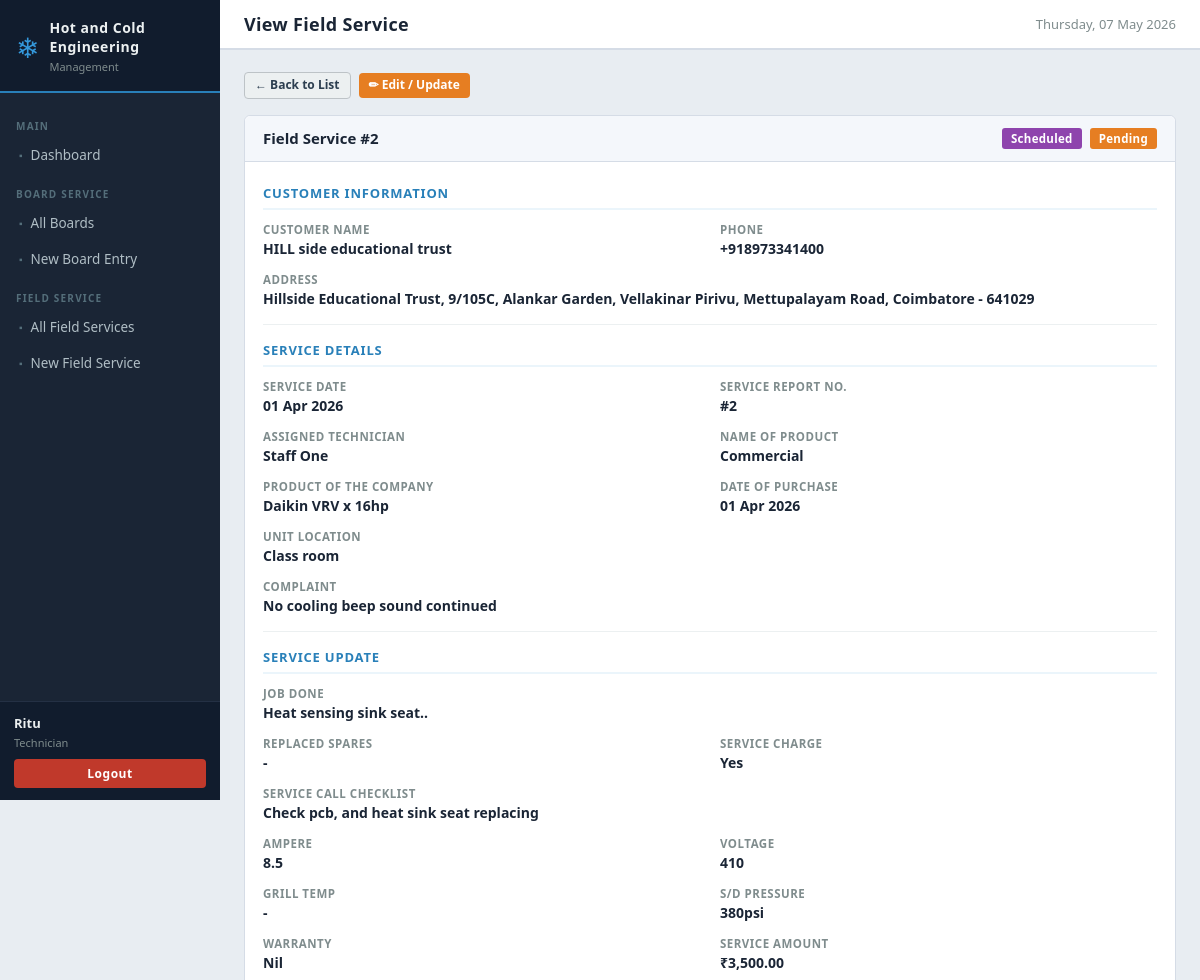
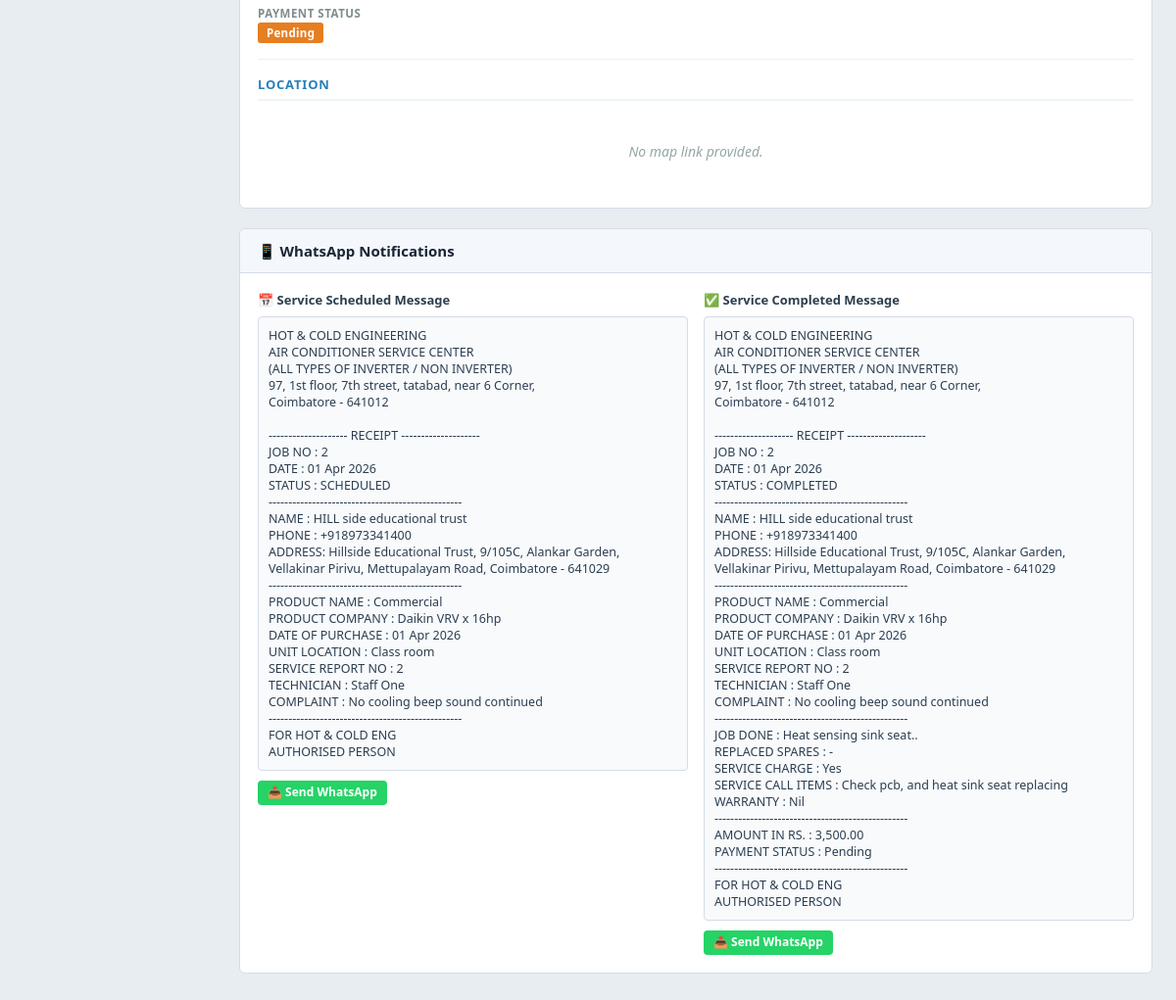
/pages/field_view.php?id=2 (signed in), run on the app's committed database (2 pictures, top to bottom).
### tables this page shows
CREATE TABLE `field_services` (
  `id` int(11) NOT NULL,
  `service_report_no` int(11) DEFAULT NULL,
  `customer_name` varchar(100) NOT NULL,
  `phone` varchar(20) NOT NULL,
  `address` text DEFAULT NULL,
  `map_link` text DEFAULT NULL,
  `service_date` date DEFAULT NULL,
  `assigned_employee` int(11) DEFAULT NULL,
  `ac_type` varchar(100) DEFAULT NULL,
  `product_company` varchar(100) DEFAULT NULL,
  `purchase_date` date DEFAULT NULL,
  `unit_location` varchar(150) DEFAULT NULL,
  `problem` text DEFAULT NULL,
  `work_done` text DEFAULT NULL,
  `parts_used` text DEFAULT NULL,
  `service_charge` enum('Yes','No') DEFAULT 'No',
  `service_call_items` text DEFAULT NULL,
  `ampere` varchar(30) DEFAULT NULL,
  `voltage` varchar(30) DEFAULT NULL,
  `grill_temp` varchar(30) DEFAULT NULL,
  `sd_pressure` varchar(30) DEFAULT NULL,
  `warranty_text` varchar(100) DEFAULT NULL,
  `service_amount` decimal(10,2) DEFAULT 0.00,
  `payment_status` enum('Pending','Paid','Partial') DEFAULT 'Pending',
  `payment_amount` decimal(10,2) DEFAULT 0.00,
  `status` enum('Scheduled','In Progress','Completed') DEFAULT 'Scheduled',
  `notes` text DEFAULT NULL,
  `created_by` int(11) DEFAULT NULL,
  `created_at` timestamp NULL DEFAULT current_timestamp(),
  `updated_at` timestamp NULL DEFAULT current_timestamp() ON UPDATE current_timestamp()
);

CREATE TABLE `users` (
  `id` int(11) NOT NULL,
  `username` varchar(50) NOT NULL,
  `password` varchar(255) NOT NULL,
  `full_name` varchar(100) NOT NULL,
  `role` enum('owner','staff','technician') DEFAULT 'staff',
  `must_change_password` tinyint(1) DEFAULT 1,
  `created_at` timestamp NULL DEFAULT current_timestamp()
);

### pages/field_view.php (the view, shortened to what this page needs)
<?php
require_once '../includes/config.php';
$id = intval($_GET['id'] ?? 0);
$db = getDB();
$stmt = $db->prepare("SELECT fs.*, u.full_name AS emp_name FROM field_services fs LEFT JOIN users u ON fs.assigned_employee=u.id WHERE fs.id=?");
$stmt->execute([$id]);
$s = $stmt->fetch();
$wa_items = '-';
if (!empty($s['service_call_items'])) {
    $decoded = json_decode($s['service_call_items'], true);
    if (is_array($decoded)) {
        $wa_items = $decoded ? implode(', ', $decoded) : '-';
    } else {
        $wa_items = trim((string)$s['service_call_items']) ?: '-';
    }
}
$wa_scheduled = "HOT & COLD ENGINEERING\nAIR CONDITIONER SERVICE CENTER\n(ALL TYPES OF INVERTER / NON INVERTER)\n97, 1st floor, 7th street, tatabad, near 6 Corner,\nCoimbatore - 641012\n\n-------------------- RECEIPT --------------------\nJOB NO : {$s['id']}\nDATE   : " . date('d M Y', strtotime($s['service_date'])) . "\nSTATUS : SCHEDULED\n-------------------------------------------------\nNAME   : {$s['customer_name']}\nPHONE  : {$s['phone']}\nADDRESS: " . ($s['address'] ? $s['address'] : '-') . "\n-------------------------------------------------\nPRODUCT NAME        : " . ($s['ac_type'] ? $s['ac_type'] : '-') . "\nPRODUCT COMPANY     : " . ($s['product_company'] ? $s['product_company'] : '-') . "\nDATE OF PURCHASE    : " . ($s['purchase_date'] ? formatDate($s['purchase_date']) : '-') . "\nUNIT LOCATION       : " . ($s['unit_location'] ? $s['unit_location'] : '-') . "\nSERVICE REPORT NO   : " . ($s['service_report_no'] ? $s['service_report_no'] : '-') . "\nTECHNICIAN          : " . ($s['emp_name'] ? $s['emp_name'] : 'Unassigned') . "\nCOMPLAINT           : " . ($s['problem'] ? $s['problem'] : '-') . "\n-------------------------------------------------\nFOR HOT & COLD ENG\nAUTHORISED PERSON";
$wa_completed = "HOT & COLD ENGINEERING\nAIR CONDITIONER SERVICE CENTER\n(ALL TYPES OF INVERTER / NON INVERTER)\n97, 1st floor, 7th street, tatabad, near 6 Corner,\nCoimbatore - 641012\n\n-------------------- RECEIPT --------------------\nJOB NO : {$s['id']}\nDATE   : " . date('d M Y', strtotime($s['service_date'])) . "\nSTATUS : COMPLETED\n-------------------------------------------------\nNAME   : {$s['customer_name']}\nPHONE  : {$s['phone']}\nADDRESS: " . ($s['address'] ? $s['address'] : '-') . "\n-------------------------------------------------\nPRODUCT NAME        : " . ($s['ac_type'] ? $s['ac_type'] : '-') . "\nPRODUCT COMPANY     : " . ($s['product_company'] ? $s['product_company'] : '-') . "\nDATE OF PURCHASE    : " . ($s['purchase_date'] ? formatDate($s['purchase_date']) : '-') . "\nUNIT LOCATION       : " . ($s['unit_location'] ? $s['unit_location'] : '-') . "\nSERVICE REPORT NO   : " . ($s['service_report_no'] ? $s['service_report_no'] : '-') . "\nTECHNICIAN          : " . ($s['emp_name'] ? $s['emp_name'] : 'Unassigned') . "\nCOMPLAINT           : " . ($s['problem'] ? $s['problem'] : '-') . "\n-------------------------------------------------\nJOB DONE            : " . ($s['work_done'] ? $s['work_done'] : '-') . "\nREPLACED SPARES     : " . ($s['parts_used'] ? $s['parts_used'] : '-') . "\nSERVICE CHARGE      : " . ($s['service_charge'] ? $s['service_charge'] : '-') . "\nSERVICE CALL ITEMS  : {$wa_items}\nWARRANTY            : " . ($s['warranty_text'] ? $s['warranty_text'] : '-') . "\n-------------------------------------------------\nAMOUNT IN RS.       : " . number_format($s['service_amount'], 2) . "\nPAYMENT STATUS      : " . ($s['payment_status'] ? $s['payment_status'] : '-') . "\n-------------------------------------------------\nFOR HOT & COLD ENG\nAUTHORISED PERSON";
$wa_scheduled_url = whatsappLink((string)($s['phone'] ?? ''), $wa_scheduled);
$wa_completed_url = whatsappLink((string)($s['phone'] ?? ''), $wa_completed);
$map_link = trim($s['map_link'] ?? '');
include '../includes/header.php';
?>
<div class="flex-gap mb-16">
    <a href="field_list.php" class="btn btn-light btn-sm">← Back to List</a>
    <a href="field_edit.php?id=<?= $s['id'] ?>" class="btn btn-warning btn-sm">✏ Edit / Update</a>
</div>
<div class="card">
    <div class="card-header">
        <span class="card-title">Field Service #<?= $s['id'] ?></span>
        <div class="flex-gap">
            <?= statusBadge($s['status']) ?>
            <?= statusBadge($s['payment_status']) ?>
        </div>
    </div>
    <div class="card-body">
        <div class="section-heading">Customer Information</div>
        <div class="detail-grid">
            <div class="detail-item">
                <label>Customer Name</label>
                <div class="value"><?= htmlspecialchars($s['customer_name']) ?></div>
            </div>
            <div class="detail-item">
                <label>Phone</label>
                <div class="value"><?= htmlspecialchars($s['phone']) ?></div>
            </div>
            <div class="detail-item detail-full">
                <label>Address</label>
                <div class="value"><?= nl2br(htmlspecialchars($s['address'])) ?></div>
            </div>
        </div>
        <hr class="divider">
        <div class="section-heading">Service Details</div>
        <div class="detail-grid">
            <div class="detail-item">
                <label>Service Date</label>
                <div class="value"><?= formatDate($s['service_date']) ?></div>
            </div>
            <div class="detail-item">
                <label>Service Report No.</label>
                <div class="value"><?= $s['service_report_no'] ? '#' . htmlspecialchars($s['service_report_no']) : '-' ?></div>
            </div>
            <div class="detail-item">
                <label>Assigned Technician</label>
                <div class="value"><?= htmlspecialchars($s['emp_name'] ?? 'Unassigned') ?></div>
            </div>
            <div class="detail-item">
                <label>Name of Product</label>
                <div class="value"><?= $s['ac_type'] ? htmlspecialchars($s['ac_type']) : '-' ?></div>
            </div>
            <div class="detail-item">
                <label>Product of the Company</label>
                <div class="value"><?= $s['product_company'] ? htmlspecialchars($s['product_company']) : '-' ?></div>
            </div>
            <div class="detail-item">
                <label>Date of Purchase</label>
                <div class="value"><?= formatDate($s['purchase_date'] ?? '') ?></div>
            </div>
            <div class="detail-item">
                <label>Unit Location</label>
                <div class="value"><?= $s['unit_location'] ? htmlspecialchars($s['unit_location']) : '-' ?></div>
            </div>
            <div class="detail-item detail-full">
                <label>Complaint</label>
                <div class="value"><?= nl2br(htmlspecialchars($s['problem'])) ?></div>
            </div>
        </div>
<?php if ($s['work_done'] || $s['parts_used'] || ($s['service_charge'] ?? '') || ($s['service_call_items'] ?? '') || ($s['warranty_text'] ?? '')): ?>
        <hr class="divider">
        <div class="section-heading">Service Update</div>
        <div class="detail-grid">
            <div class="detail-item detail-full">
                <label>Job Done</label>
                <div class="value"><?= nl2br(htmlspecialchars($s['work_done'])) ?></div>
            </div>
            <div class="detail-item">
                <label>Replaced Spares</label>
                <div class="value"><?= $s['parts_used'] ? nl2br(htmlspecialchars($s['parts_used'])) : '-' ?></div>
            </div>
            <div class="detail-item">
                <label>Service Charge</label>
                <div class="value"><?= htmlspecialchars($s['service_charge'] ?? '-') ?></div>
            </div>
            <div class="detail-item detail-full">
                <label>Service Call Checklist</label>
                <div class="value">
                    <?php
                        $items = [];
                        if (!empty($s['service_call_items'])) {
                            $decoded = json_decode($s['service_call_items'], true);
                            if (is_array($decoded)) {
                                $items = $decoded;
                            } else {
                                $items = $s['service_call_items'];
                            }
                        }
                    ?>
                    <?php if (is_array($items)): ?>
                        <?= $items ? htmlspecialchars(implode(', ', $items)) : '-' ?>
                    <?php else: ?>
                        <?= $items ? nl2br(htmlspecialchars($items)) : '-' ?>
                    <?php endif; ?>
                </div>
            </div>
            <div class="detail-item">
                <label>Ampere</label>
                <div class="value"><?= $s['ampere'] ? htmlspecialchars($s['ampere']) : '-' ?></div>
            </div>
            <div class="detail-item">
                <label>Voltage</label>
                <div class="value"><?= $s['voltage'] ? htmlspecialchars($s['voltage']) : '-' ?></div>
            </div>
            <div class="detail-item">
                <label>Grill Temp</label>
                <div class="value"><?= $s['grill_temp'] ? htmlspecialchars($s['grill_temp']) : '-' ?></div>
            </div>
            <div class="detail-item">
                <label>S/D Pressure</label>
                <div class="value"><?= $s['sd_pressure'] ? htmlspecialchars($s['sd_pressure']) : '-' ?></div>
            </div>
            <div class="detail-item">
                <label>Warranty</label>
                <div class="value"><?= $s['warranty_text'] ? htmlspecialchars($s['warranty_text']) : '-' ?></div>
            </div>
            <div class="detail-item">
                <label>Service Amount</label>
                <div class="value"><?= $s['service_amount'] > 0 ? formatAmount($s['service_amount']) : '-' ?></div>
            </div>
            <div class="detail-item">
                <label>Payment Status</label>
                <div class="value"><?= statusBadge($s['payment_status']) ?></div>
            </div>
        </div>
        <?php endif; ?>
        <hr class="divider">
        <div class="section-heading">Location</div>
        <?php if ($map_link): ?>
            <a href="<?= htmlspecialchars($map_link) ?>" target="_blank" rel="noopener noreferrer"><?= htmlspecialchars($map_link) ?></a>
        <?php else: ?>
            <p class="no-data">No map link provided.</p>
        <?php endif; ?>
    </div>
</div>
<div class="card">
    <div class="card-header"><span class="card-title">📱 WhatsApp Notifications</span></div>
    <div class="card-body">
        <div class="wa-grid">
            <div>
                <p style="font-weight:700;margin-bottom:8px;font-size:13px;">📅 Service Scheduled Message</p>
                <div style="background:#f8fafc;border:1px solid #d5dce6;border-radius:4px;padding:10px;font-size:12.5px;white-space:pre-line;color:#2c3e50;min-height:80px;"><?= htmlspecialchars($wa_scheduled) ?></div>
                <a class="btn btn-whatsapp btn-sm mt-10" href="<?= htmlspecialchars($wa_scheduled_url) ?>">📤 Send WhatsApp</a>
            </div>
            <div>
                <p style="font-weight:700;margin-bottom:8px;font-size:13px;">✅ Service Completed Message</p>
                <div style="background:#f8fafc;border:1px solid #d5dce6;border-radius:4px;padding:10px;font-size:12.5px;white-space:pre-line;color:#2c3e50;min-height:80px;"><?= htmlspecialchars($wa_completed) ?></div>
                <a class="btn btn-whatsapp btn-sm mt-10" href="<?= htmlspecialchars($wa_completed_url) ?>">📤 Send WhatsApp</a>
            </div>
        </div>
    </div>
</div>
<?php include '../includes/footer.php'; ?>

### includes/config.php (shortened to what this page needs)
<?php
function formatAmount($amount) {
    return '₹' . number_format($amount, 2);
}
function formatDate($date) {
    return date('d M Y', strtotime($date));
}
function statusBadge($status) {
    $colors = [
        'Pending'     => '#e67e22',
        'In Process'  => '#2980b9',
        'Completed'   => '#27ae60',
        'Delivered'   => '#7f8c8d',
        'Return'      => '#c0392b',
        'Scheduled'   => '#8e44ad',
        'In Progress' => '#2980b9',
        'Paid'        => '#27ae60',
        'Partial'     => '#e67e22',
        'Owner'       => '#c0392b',
        'Staff'       => '#2980b9',
        'Technician'  => '#16a085',
    ];
    $color = $colors[$status] ?? '#555';
    return '<span class="badge" style="background:' . $color . '">'
         . htmlspecialchars($status) . '</span>';
}
function whatsappLink($phone, $message) {
    $phone = preg_replace('/[^0-9]/', '', $phone);
    return 'whatsapp://send?phone=' . $phone . '&text=' . rawurlencode($message);
}

### data on the page
field_services: id "2", status "Scheduled Pending Pending", customer_name "HILL side educational trust", phone "+918973341400", address "Hillside Educational Trust, 9/105C, Alankar Garden, Vellakinar Pirivu, Mettupalayam Road, Coimbatore - 641029", service_date "01 Apr 2026", service_report_no "2", assigned_employee.full_name "Staff One", ac_type "Commercial", product_company "Daikin VRV x 16hp", purchase_date "01 Apr 2026", unit_location "Class room", problem "No cooling beep sound continued", work_done "Heat sensing sink seat..", service_charge "Yes", service_call_items "Check pcb, and heat sink seat replacing", ampere "8.5", voltage "410", sd_pressure "380psi", warranty_text "Nil", service_amount "₹3,500.00", wa_scheduled "HOT & COLD ENGINEERING AIR CONDITIONER SERVICE CENTER (ALL TYPES OF INVERTER / NON INVERTER) 97, 1st floor, 7th street, tatabad, near 6 Corner, Coimbatore - 641012 -------------------- RECEIPT -------------------- JOB NO : 2 DATE : 01 Apr 2026 STATUS : SCHEDULED ------------------------------------------------- NAME : HILL side educational trust PHONE : +918973341400 ADDRESS: Hillside Educational Trust, 9/105C, Alankar Garden, Vellakinar Pirivu, Mettupalayam Road, Coimbatore - 641029 ------------------------------------------------- PRODUCT NAME : Commercial PRODUCT COMPANY : Daikin VRV x 16hp DATE OF PURCHASE : 01 Apr 2026 UNIT LOCATION : Class room SERVICE REPORT NO : 2 TECHNICIAN : Staff…", wa_completed "HOT & COLD ENGINEERING AIR CONDITIONER SERVICE CENTER (ALL TYPES OF INVERTER / NON INVERTER) 97, 1st floor, 7th street, tatabad, near 6 Corner, Coimbatore - 641012 -------------------- RECEIPT -------------------- JOB NO : 2 DATE : 01 Apr 2026 STATUS : COMPLETED ------------------------------------------------- NAME : HILL side educational trust PHONE : +918973341400 ADDRESS: Hillside Educational Trust, 9/105C, Alankar Garden, Vellakinar Pirivu, Mettupalayam Road, Coimbatore - 641029 ------------------------------------------------- PRODUCT NAME : Commercial PRODUCT COMPANY : Daikin VRV x 16hp DATE OF PURCHASE : 01 Apr 2026 UNIT LOCATION : Class room SERVICE REPORT NO : 2 TECHNICIAN : Staff…"

### other printed values
$_SESSION['full_name'] "Ritu"
$_SESSION['role'] "Technician"
$pageTitle "View Field Service"
